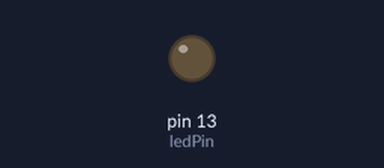
This sketch was run on a simulated Arduino Uno, built with avr-gcc and run on an emulated ATmega328P. Parts: output pins drawn as LEDs (lit = HIGH).

Above: at 0.05 s.
At 0.5 s:
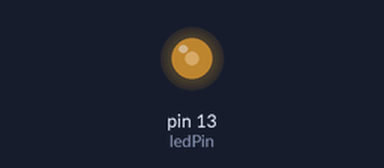
At 0.95 s:
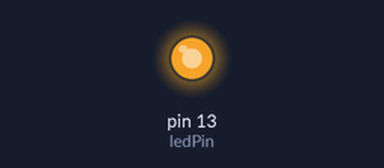
At 1.85 s:
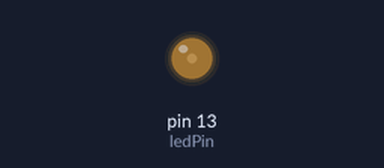
Timing chart, 0 to 4.6 s (numbered marks = the images above):
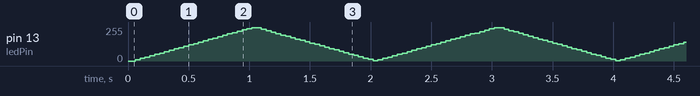

The sketch:

LED_Fade_Pin13.ino
```cpp
// Project 03: Software fade experiment on Uno pin 13.
// Pin 13 is NOT a hardware PWM pin on the Uno.
// True PWM pins: 3, 5, 6, 9, 10, 11.

const int ledPin = 13;

void setup() {
  pinMode(ledPin, OUTPUT);
}

void loop() {
  for (int i = 0; i < 100; i++) {
    digitalWrite(ledPin, HIGH);
    delayMicroseconds(i * 100);
    digitalWrite(ledPin, LOW);
    delayMicroseconds((100 - i) * 100);
  }

  for (int i = 100; i > 0; i--) {
    digitalWrite(ledPin, HIGH);
    delayMicroseconds(i * 100);
    digitalWrite(ledPin, LOW);
    delayMicroseconds((100 - i) * 100);
  }
}
```
